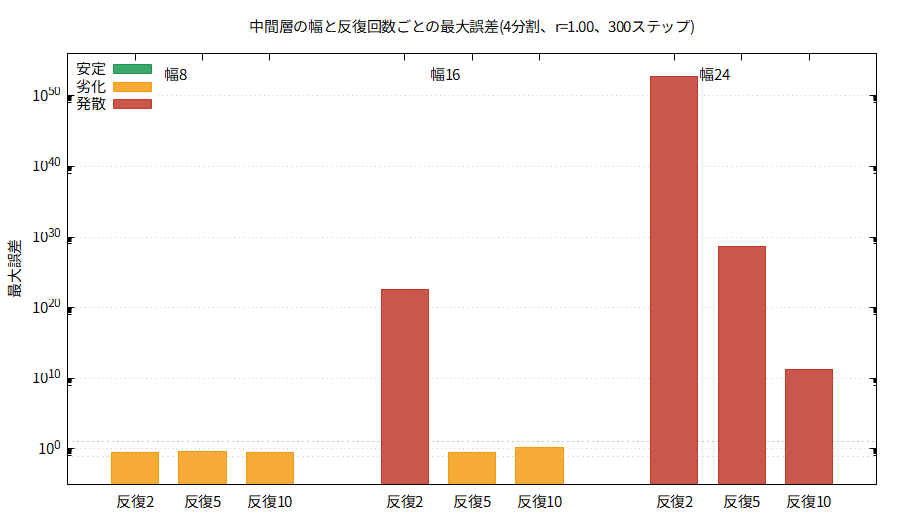

Reproduce this figure in gnuplot.
# 図3 掃引2(4分割、r=1.00)幅×反復回数
set encoding utf8
set terminal pngcairo size 900,520 font "Noto Sans JP,11"
set output 'fig03_r100.png'
set title '中間層の幅と反復回数ごとの最大誤差(4分割、r=1.00、300ステップ)'
set ylabel '最大誤差'
set logscale y
set format y '10^{%L}'
set yrange [1e-5:1e56]
set xrange [0:12]
set xtics ('反復2' 1, '反復5' 2, '反復10' 3, '反復2' 5, '反復5' 6, '反復10' 7, '反復2' 9, '反復5' 10, '反復10' 11)
set label '幅8' at 1.6,1e53 center
set label '幅16' at 5.6,1e53 center
set label '幅24' at 9.6,1e53 center
set grid ytics
set boxwidth 0.7
set style fill solid 0.85
set arrow from 0, first 10 to 12, first 10 nohead dt 3 lc rgb '#888888'
set arrow from 0, first 0.1 to 12, first 0.1 nohead dt 3 lc rgb '#bbbbbb'
set key top left
plot 'fig03_r100.dat' using ($3==0?$1:1/0):2 with boxes lc rgb '#1a9850' title '安定',      ''                  using ($3==1?$1:1/0):2 with boxes lc rgb '#f39c12' title '劣化',      ''                  using ($3==2?$1:1/0):2 with boxes lc rgb '#c0392b' title '発散'
